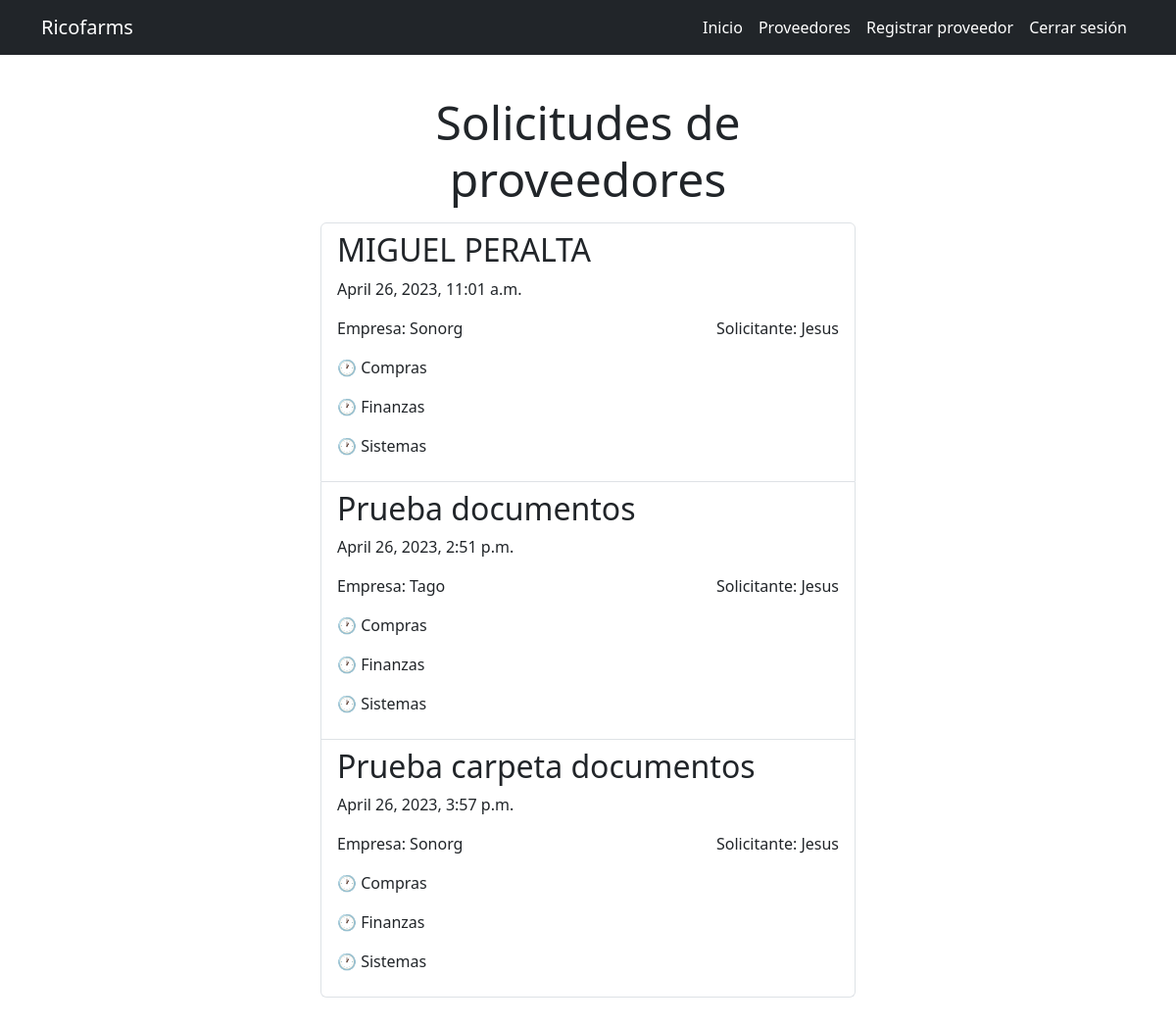
The app's page /proveedores/ (signed in) with its own data.
### alta_proveedores/models.py (models this page shows, shortened)
class Proveedor(models.Model):
    empresa = models.CharField(max_length=50)
    tipo_alta = models.CharField(max_length=20)
    proveedor = models.CharField(max_length=10)
    contribuyente = models.CharField(max_length=20)
    razon_social = models.CharField(max_length=50)
    rfc = models.CharField(max_length=13)
    curp = models.CharField(max_length=18, blank=True)
    regimen_capital = models.CharField(max_length=100)
    nombre_comercial = models.CharField(max_length=50)
    regimen_fiscal = models.CharField(max_length=100)
    uso_cdfi = models.CharField(max_length=100)
    representante_legal = models.CharField(max_length=50, blank=True)
    correo_contacto = models.CharField(max_length=30)
    celular = models.CharField(max_length=10)
    correo_pagos = models.CharField(max_length=30)
    sitio_web = models.CharField(max_length=30, blank=True)
    rubro = models.CharField(max_length=20)
    tipo_operacion = models.CharField(max_length=10)
    dias_credito = models.PositiveIntegerField(default=0)
    monto_credito = models.PositiveIntegerField(default=0)
    retencion_iva = models.CharField(max_length=10)
    retencion_isr = models.CharField(max_length=10)
    iva_frontera = models.CharField(max_length=10)
    calle = models.CharField(max_length=50)
    numero_exterior = models.CharField(max_length=10)
    numero_interior = models.CharField(max_length=10, blank=True)
    codigo_postal = models.CharField(max_length=5)
    colonia = models.CharField(max_length=50)
    municipio = models.CharField(max_length=30)
    ciudad = models.CharField(max_length=20)
    estado = models.CharField(max_length=20)
    pais = models.CharField(max_length=20)
    banco = models.CharField(max_length=50)
    cuenta = models.CharField(max_length=10)
    moneda = models.CharField(max_length=3)
    clabe = models.CharField(max_length=18)
    banco2 = models.CharField(max_length=50, blank=True)
    cuenta2 = models.CharField(max_length=10, blank=True)
    moneda2 = models.CharField(max_length=3, blank=True)
    clabe2 = models.CharField(max_length=18, blank=True)
    constancia_situacion_fiscal = models.FileField(upload_to='documentos/constancias/')
    estado_cuenta_bancario = models.FileField(upload_to='documentos/estados_cuenta')
    compras = models.BooleanField(default=False)
    finanzas = models.BooleanField(default=False)
    sistemas = models.BooleanField(default=False)
    aprobadas = models.BooleanField(default=False)
    fecha = models.DateTimeField(auto_now_add=True)
    usuario = models.ForeignKey(User, on_delete=models.CASCADE)

### alta_proveedores/views.py (the view)
# urls.py: path('proveedores/', views.proveedor, name='proveedor'),
@login_required
def proveedor(request):
    proveedores = Proveedor.objects.filter(usuario = request.user)
    return render(request, 'proveedor/proveedor.html', {
        'proveedores': proveedores
    })

### alta_proveedores/templates/proveedor/proveedor.html
{% extends 'base.html' %}
{% block content %}
<main class="container py-5 mt-5">
    <div class="row">
        <div class="col-md-6 offset-md-3">
            <h1 class="text-center display-5">Solicitudes de proveedores</h1>
            <ul style="list-style-type: none;" class="list-group mt-3">
                {% for proveedor in proveedores %}
                <a class="list-group-item" href="{% url 'proveedor_detail' proveedor.id %}">
                    <h2>{{proveedor.nombre_comercial}}</h2>
                    <p>{{proveedor.fecha}}</p>
                    <section class="d-flex justify-content-between">
                        <p>Empresa: {{proveedor.empresa}}</p>
                        <p>Solicitante: {{proveedor.usuario}}</p>
                    </section>
                    {% if proveedor.compras %}
                    <p class="text-success">✅ Compras</p>
                    {% else %}
                    <p>🕐 Compras</p>
                    {% endif %}
                    {% if proveedor.finanzas %}
                    <p class="text-success">✅ Finanzas</p>
                    {% else %}
                    <p>🕐 Finanzas</p>
                    {% endif %}
                    {% if proveedor.sistemas %}
                    <p class="text-success">✅ Sistemas</p>
                    {% else %}
                    <p>🕐 Sistemas</p>
                    {% endif %}
                </a>
                {% endfor %}
            </ul>
        </div>
    </div>
</main>
{% endblock %}

### records on screen
Proveedor: nombre_comercial "MIGUEL PERALTA", fecha "April 26, 2023, 11:01 a.m.", empresa "Sonorg", usuario "Jesus", compras "🕐 Compras", finanzas "🕐 Finanzas", sistemas "🕐 Sistemas"
Proveedor: nombre_comercial "Prueba documentos", fecha "April 26, 2023, 2:51 p.m.", empresa "Tago", usuario "Jesus", compras "🕐 Compras", finanzas "🕐 Finanzas", sistemas "🕐 Sistemas"
Proveedor: nombre_comercial "Prueba carpeta documentos", fecha "April 26, 2023, 3:57 p.m.", empresa "Sonorg", usuario "Jesus", compras "🕐 Compras", finanzas "🕐 Finanzas", sistemas "🕐 Sistemas"
